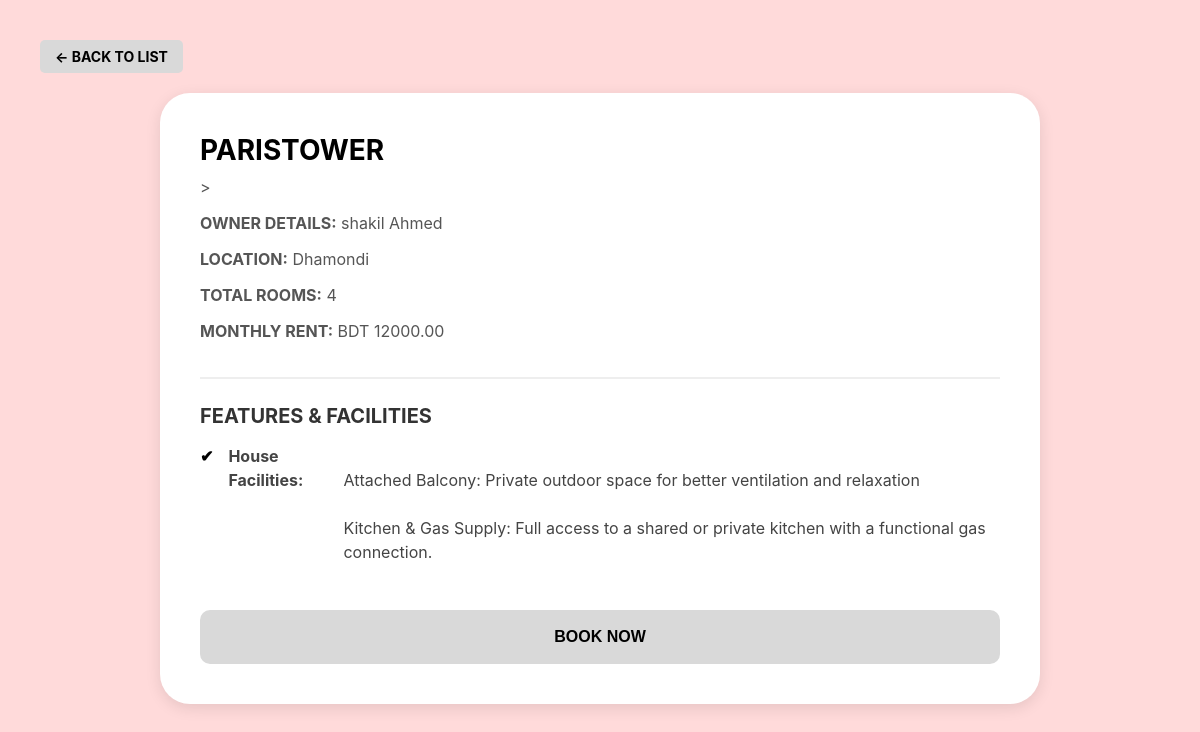
The page /property-details/5/ on the database its author committed.
### core/models.py (models this page shows, shortened)
class House(models.Model):
    title = models.CharField(max_length=200, blank=True)
    location = models.CharField(max_length=255, blank=True)
    rent = models.DecimalField(max_digits=10, decimal_places=2, default=0)
    rooms = models.IntegerField(default=1)
    owner = models.ForeignKey(Owner, on_delete=models.CASCADE, null=True, blank=True)
    image = models.ImageField(upload_to='houses/', null=True, blank=True)
    facilities = models.TextField(help_text="Enter facilities separated by commas", blank=True, null=True)

class Owner(models.Model):
    name = models.CharField(max_length=100, blank=True)
    phone = models.CharField(max_length=15, blank=True)
    email = models.EmailField(blank=True)
    password = models.CharField(max_length=128, blank=True, null=True)

### core/views.py (the view)
# urls.py: path('property-details/<int:property_id>/', views.property_details, name='property_details'),
def property_details(request, property_id):
    property_obj = House.objects.filter(id=property_id).first()
    if not property_obj:
        property_obj = get_object_or_404(Hostel, id=property_id)
    return render(request, 'property_details.html', {'property': property_obj})

### core/templates/property_details.html (shortened to what this page needs)
{% load static %}
<html lang="en">
<head>
</head>
<body>
    <a href="javascript:history.back()" class="back-btn">← BACK TO LIST</a>
    <div class="details-frame">
        <div class="header-section">
            <h1 class="property-title">{{ property.title|upper }}</h1>
            <div class="owner-info">
    >            <p><strong>OWNER DETAILS:</strong> {{ property.owner.name|default:"Management" }}</p>
                <p><strong>LOCATION:</strong> {{ property.location }}</p>
                {% if property.rooms %}
                    <p><strong>TOTAL ROOMS:</strong> {{ property.rooms }}</p>
                {% else %}
                    <p><strong>ROOM TYPE:</strong> {{ property.room_details }}</p>
                {% endif %}
                {% if property.rent %}
                   <p><strong>MONTHLY RENT:</strong> BDT {{ property.rent }}</p>
              {% else %}
                 <p><strong>MONTHLY RENT:</strong> BDT {{ property.price_per_month }}</p>
             {% endif %}
            </div>
        </div>
        <div class="content-section">
            <h3 class="section-title">FEATURES & FACILITIES</h3>
            <ul class="feature-list">
                {% if property.facilities %}
                    <li class="feature-item">
                        <strong>House Facilities:</strong><br>
                        {{ property.facilities|linebreaksbr }}
                    </li>
                {% endif %}
            </ul>
        </div>
        <a href="{% url 'payment_process' %}?property_id={{ property.id }}" style="text-decoration: none;">
            <button class="book-now-btn">BOOK NOW</button>
        </a>
    </div>
</body>
</html>

### core/templates/property_details.html (style rules this page uses)
body { background-color: #FFDADA; font-family: 'Inter', sans-serif; margin: 0; padding: 40px; }
.back-btn { background-color: #D9D9D9; padding: 8px 15px; text-decoration: none; color: black; font-weight: bold; font-size: 14px; border-radius: 5px; display: inline-block; margin-bottom: 20px; }
.details-frame { background-color: white; border-radius: 30px; padding: 40px; box-shadow: 0px 4px 15px rgba(0,0,0,0.1); max-width: 800px; margin: 0 auto; }
.header-section { border-bottom: 2px solid #EEEEEE; padding-bottom: 20px; margin-bottom: 25px; }
.property-title { font-size: 28px; font-weight: bold; text-transform: uppercase; margin: 0; color: #000; }
.owner-info { font-size: 16px; color: #555; margin-top: 10px; }
.section-title { font-size: 20px; font-weight: bold; text-transform: uppercase; margin-bottom: 15px; color: #333; }
.feature-list { list-style: none; padding: 0; }
.feature-item { display: flex; align-items: flex-start; font-size: 16px; margin-bottom: 12px; color: #444; line-height: 1.5; }
.feature-item::before { content: "✔"; margin-right: 15px; color: #000; font-weight: bold; }
.book-now-btn { background-color: #D9D9D9; border: none; padding: 18px; width: 100%; border-radius: 10px; font-weight: bold; font-size: 16px; text-transform: uppercase; cursor: pointer; margin-top: 30px; transition: 0.3s; }

### rows shown on the page
House: title "PARISTOWER", owner.name "shakil Ahmed", location "Dhamondi", rooms "4", rent "12000.00", facilities "Attached Balcony: Private outdoor space for better ventilation and relaxation Kitchen & Gas Supply: Full access to a shared or private kitchen with a functional gas connection."
